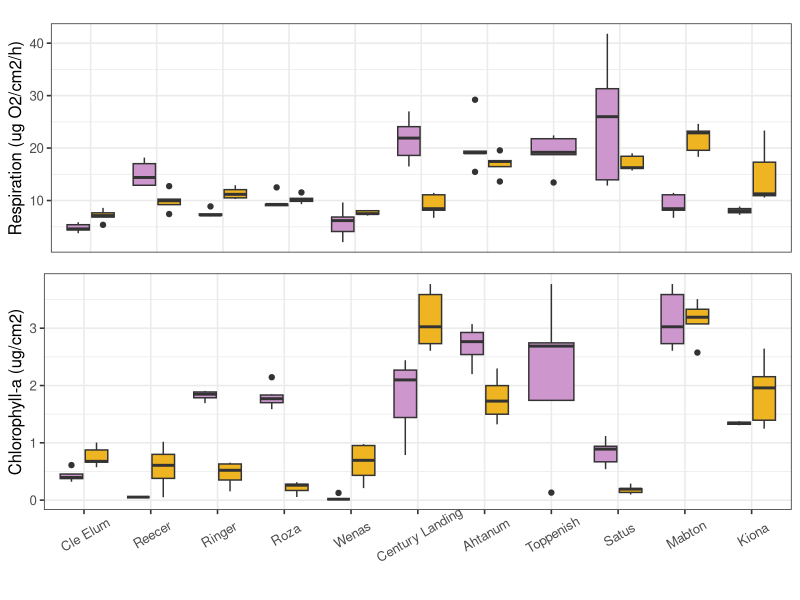
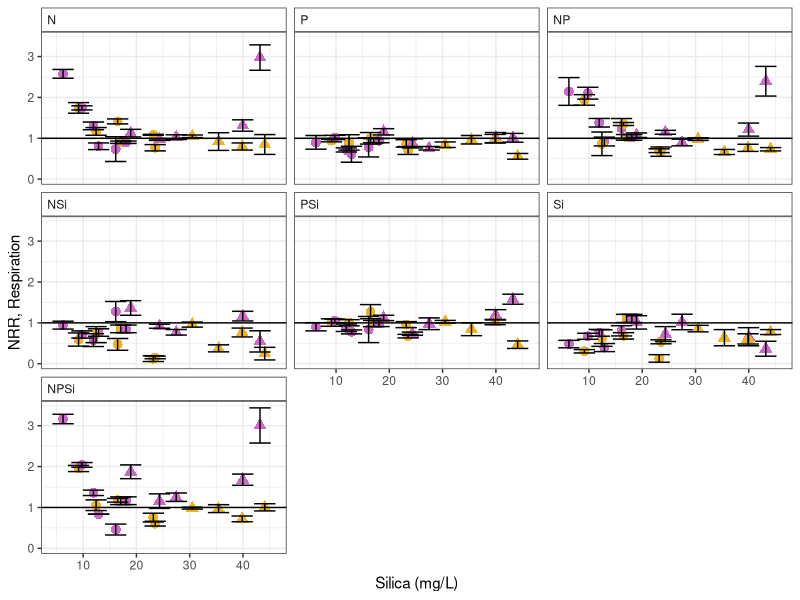
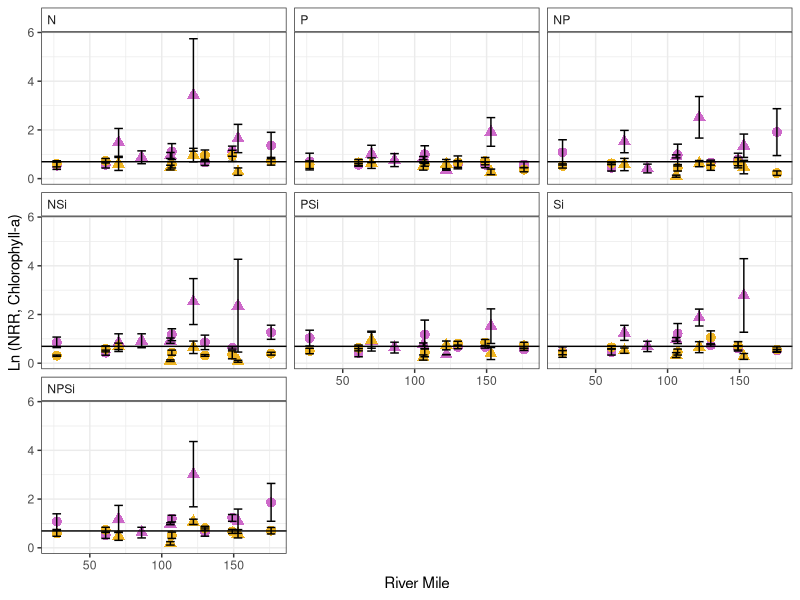

These charts were generated, in order, by the following R code: (Note: this script raises an error after producing the figures.)
library(plyr)
library(dplyr)
library(ggplot2)
library(gridExtra)

#data (created in "all sites" by combining NDS files and water chem file)
nds_chem<-read.csv("NDS_chem_all.csv")
nds_chem$river_mile<-ifelse(nds_chem$stream=="ahtanum", 106, nds_chem$river_mile)
nds_chem$stream<-as.factor(nds_chem$stream)
nds_chem$season<-as.factor(nds_chem$season)
nds_chem$type<-as.factor(nds_chem$type)
nds_chem$Stream<-recode(nds_chem$stream, 'ahtanum'='Ahtanum', 'century'='Century Landing', 'kiona'='Kiona', 'mabton'='Mabton',
                                           'reecer'= 'Reecer', 'ringer'='Ringer', 'roza'='Roza', 'satus'='Satus', 
                                           'toppenish'='Toppenish', 'wenas'='Wenas', 'cleelum'='Cle Elum')

nds_s<-subset(nds_chem, top=="sponge")
nds_s <- subset(nds_s, !(is.na(nds_s$cr.nrr)))

nds_g<-subset(nds_chem, top=="glass")
nds_g <- subset(nds_g, !(is.na(nds_g$chla.nrr)))

nds_s$Stream <- factor(nds_s$Stream, levels = c("Cle Elum", "Reecer", "Ringer", "Roza", "Wenas", "Century Landing",
                                                "Ahtanum", "Toppenish", "Satus", "Mabton", "Kiona"))

nds_g$Stream <- factor(nds_g$Stream, levels = c("Cle Elum", "Reecer", "Ringer", "Roza", "Wenas", "Century Landing",
                                                "Ahtanum", "Toppenish", "Satus", "Mabton", "Kiona"))

nds_g$season<-factor(nds_g$season, levels=c("summer", "fall"))

nds_s$season<-factor(nds_s$season, levels=c("summer", "fall"))

CR_C<-ggplot(subset(nds_s,nutrient=="control"), aes(x=Stream, y=abs(cr.area)))+geom_boxplot(aes(fill=factor(season)))+
  theme_bw(base_size = 12)+ theme(axis.title.x = element_blank(), axis.text.x.bottom = element_blank(), axis.ticks.x.bottom = element_blank())+
  scale_fill_manual(values=c("plum3","goldenrod2"))+labs(y="Respiration (ug O2/cm2/h)")+
  theme(legend.position = "none")+theme( axis.text.x = element_text(angle = 35, vjust=0.65))

Chla_C<-ggplot(subset(nds_g,nutrient=="control"), aes(x=Stream, y=chla))+geom_boxplot(aes(fill=factor(season)))+
  theme_bw(base_size=12)+theme(legend.position = "none")+theme( axis.text.x = element_text(angle = 30, vjust=0.75), axis.title.x = element_blank())+
  scale_fill_manual(values=c("plum3","goldenrod2"))+labs(y="Chlorophyll-a (ug/cm2)")

grid.arrange(CR_C, Chla_C, ncol=1, heights=unit(c(2.5,3.2), c("in","in")))

ddply(subset(nds_s,nutrient=="control"& season=="fall"), "Stream", summarise, cr = abs(mean(cr.area)), 
      se = (sd(abs(cr.area))/sqrt(sum(!is.na(cr.area)))))

ddply(subset(nds_s,nutrient=="control"&season=="summer"), "Stream", summarise, cr = abs(mean(cr.area)), 
      se = (sd(abs(cr.area))/sqrt(sum(!is.na(cr.area)))))

  nds_g$Stream <- factor(nds_g$Stream, levels = c("Cle Elum", "Reecer", "Ringer", "Roza", "Wenas", "Century Landing",
                                                "Ahtanum", "Toppenish", "Satus", "Mabton", "Kiona"))

ddply(subset(nds_g,nutrient=="control"), c("Stream","season"), summarise, chlor = mean(chla), 
      se = (sd(chla))/sqrt(sum(!is.na(chla))))

#NRR figures
#summaries
sum_s<-ddply(nds_s, c("stream", "nutrient", "season", "river_mile", "top", "type", "Si.mgL", "DOC.mgL", "DIN.mgNL", "oP.mgPL"), summarise, cr=mean(cr.area, na.rm=T), 
             cr_nrr=mean(cr.nrr, na.rm=T), se_cr=(sd(cr.area, na.rm=T)/sqrt(sum(!is.na(cr.area)))),
             se_cr_nrr=(sd(cr.nrr, na.rm=T)/sqrt(sum(!is.na(cr.nrr)))))

sum_g<-ddply(nds_g, c("stream", "nutrient", "season", "river_mile", "top","type", "Si.mgL", "DOC.mgL", "DIN.mgNL", "oP.mgPL"), summarise, gpp=mean(gpp.area, na.rm=T),
             chl_a=mean(chla, na.rm=T), chl_a.nrr=mean(chla.nrr, na.rm=T), gpp.nrr=mean(gpp.nrr, na.rm=T), 
             se_gpp=(sd(gpp.area, na.rm=T)/sqrt(sum(!is.na(gpp.area)))), 
             se_chla=(sd(chla, na.rm=T)/sqrt(sum(!is.na(chla)))), 
             se_chla_nrr=(sd(chla.nrr, na.rm=T)/sqrt(sum(!is.na(chla.nrr)))))

#Figures with all nutrient treatments
sum_s$nutrient<-factor(sum_s$nutrient, levels=c("control", "N", "P", "NP","NSi","PSi", "Si","NPSi"))

ggplot(subset(sum_s, !(nutrient=="control")),aes(x=Si.mgL, y=cr_nrr))+geom_point(aes(color=factor(season), shape=factor(type)), size=3)+
  theme_bw()+  facet_wrap(~nutrient)+geom_errorbar(aes(ymin=cr_nrr-se_cr_nrr, ymax=cr_nrr+se_cr_nrr), width=4)+
  scale_color_manual(values=c("orchid3","goldenrod2"))+geom_hline(yintercept = 1)+theme(legend.position = "none")+
  labs(x="Silica (mg/L)", y="NRR, Respiration")+theme(strip.background =element_rect(fill="white"), strip.text=element_text(hjust=0))

sum_g$nutrient<-factor(sum_g$nutrient, levels=c("control", "N", "P", "NP","NSi","PSi", "Si","NPSi"))

ggplot(subset(sum_g, !(nutrient=="control")),aes(x=river_mile, y=log(chl_a.nrr+1)))+geom_point(aes(color=factor(season), shape=factor(type)), size=3)+
  theme_bw()+  facet_wrap(~nutrient)+geom_errorbar(aes(ymin=log(chl_a.nrr+1)-log(se_chla_nrr+1), ymax=log(chl_a.nrr+1)+log(se_chla_nrr+1)), width=6)+
  scale_color_manual(values=c("orchid3","goldenrod2"))+geom_hline(yintercept = log(2))+theme(legend.position = "none")+
  labs(x="River Mile", y="Ln (NRR, Chlorophyll-a)")+theme(strip.background =element_rect(fill="white"), strip.text=element_text(hjust=0))

#attempts to make figures showing ME models
nds_ssummer<-subset(nds_s, season=="summer")
nds_sfall<-subset(nds_s, season=="fall")

newdat1<-expand.grid(type=unique(nds_ssummer$type),
                     season=unique(nds_ssummer$season),
                     river_mile=c(min(nds_ssummer$river_mile),
                                  max(nds_ssummer$river_mile)))
newdat2<-expand.grid(type=unique(nds_sfall$type),
                     season=unique(nds_sfall$season),
                     river_mile=c(min(nds_sfall$river_mile),
                                  max(nds_sfall$river_mile)))

ggplot(nds_s, aes(x=river_mile, y=log(cr.nrr+1)))+
  geom_point(aes(shape=factor(type)))+
  geom_line(aes(y=predict(Mf), group=nutrient))+
  geom_line(data=newdat, aes(y=predict(Mf, level=0,newdata=newdat), color=factor(season)))+
  annotate()
theme_bw()

#example:
ggplot(Orthodont, aes(x=age, y=distance, colour=Sex)) +
  geom_point(size=3) +
  geom_line(aes(y=predict(fm2), group=Subject, size="Subjects")) +
  geom_line(data=newdat, aes(y=predict(fm2, level=0, newdata=newdat), size="Population")) +
  scale_size_manual(name="Predictions", values=c("Subjects"=0.5, "Population"=3)) +
  theme_bw(base_size=22) 
      